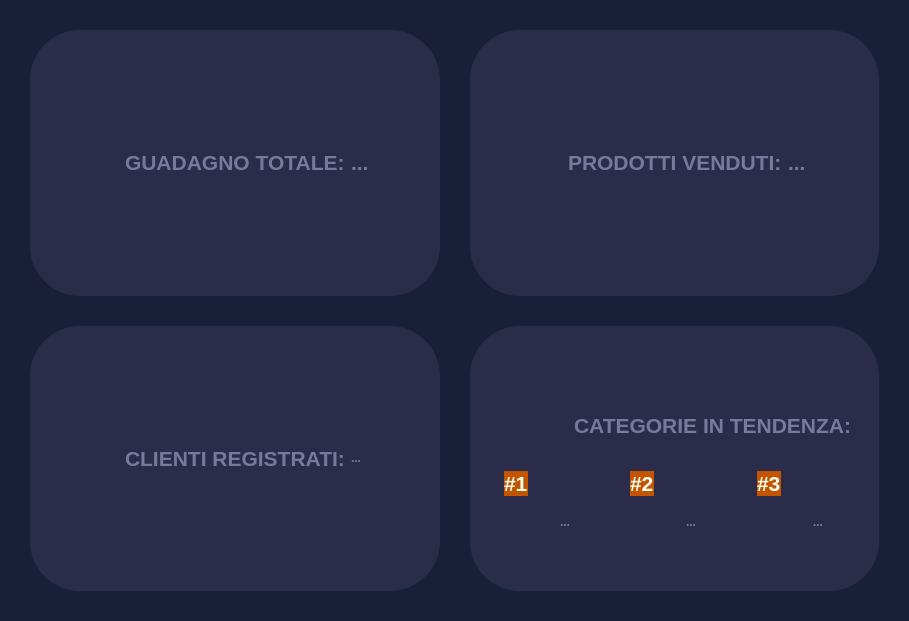
<?xml version="1.0" encoding="UTF-8"?>
<ui version="4.0">
 <class>StatisticheContent</class>
 <widget class="QWidget" name="StatisticheContent">
  <property name="geometry">
   <rect>
    <x>0</x>
    <y>0</y>
    <width>909</width>
    <height>621</height>
   </rect>
  </property>
  <property name="windowTitle">
   <string>Form</string>
  </property>
  <property name="styleSheet">
   <string notr="true">#StatisticheContent{
	background-color:#1a1f39;
}
QFrame{
	color:#78799c;
	background-color:#2a2c49;
	border-radius: 50%;
}
QPushButton{
	color:#78799c;
	background-color:#2a2c49;
	border: 0px;
}
QLabel{
	color:#78799c;
	background-color:#2a2c49;
	border-radius: 50%;
    font-weight: bold;
}</string>
  </property>
  <layout class="QGridLayout" name="gridLayout">
   <property name="leftMargin">
    <number>30</number>
   </property>
   <property name="topMargin">
    <number>30</number>
   </property>
   <property name="rightMargin">
    <number>30</number>
   </property>
   <property name="bottomMargin">
    <number>30</number>
   </property>
   <property name="spacing">
    <number>30</number>
   </property>
   <item row="0" column="1">
    <widget class="QFrame" name="topleft">
     <property name="maximumSize">
      <size>
       <width>700</width>
       <height>500</height>
      </size>
     </property>
     <property name="styleSheet">
      <string notr="true"/>
     </property>
     <property name="frameShape">
      <enum>QFrame::StyledPanel</enum>
     </property>
     <property name="frameShadow">
      <enum>QFrame::Plain</enum>
     </property>
     <layout class="QHBoxLayout" name="horizontalLayout_4">
      <item>
       <widget class="QPushButton" name="pushButton">
        <property name="text">
         <string notr="true"/>
        </property>
        <property name="icon">
         <iconset resource="../resources.qrc">
          <normaloff>:/purpleIcons/assets/#78799c(purple) icons/dollar-sign.svg</normaloff>:/purpleIcons/assets/#78799c(purple) icons/dollar-sign.svg</iconset>
        </property>
        <property name="iconSize">
         <size>
          <width>48</width>
          <height>48</height>
         </size>
        </property>
       </widget>
      </item>
      <item alignment="Qt::AlignRight|Qt::AlignVCenter">
       <widget class="QLabel" name="label">
        <property name="font">
         <font>
          <family>Leelawadee UI</family>
          <bold>true</bold>
         </font>
        </property>
        <property name="frameShape">
         <enum>QFrame::StyledPanel</enum>
        </property>
        <property name="text">
         <string>&lt;html&gt;&lt;head/&gt;&lt;body&gt;&lt;p&gt;&lt;span style=&quot; font-size:16pt; font-weight:700;&quot;&gt;GUADAGNO TOTALE:&lt;/span&gt;&lt;/p&gt;&lt;/body&gt;&lt;/html&gt;</string>
        </property>
       </widget>
      </item>
      <item alignment="Qt::AlignLeft|Qt::AlignVCenter">
       <widget class="QLabel" name="guadagnoTotaleLabel">
        <property name="maximumSize">
         <size>
          <width>16777215</width>
          <height>100</height>
         </size>
        </property>
        <property name="font">
         <font>
          <family>Leelawadee UI</family>
          <bold>true</bold>
         </font>
        </property>
        <property name="text">
         <string>&lt;html&gt;&lt;head/&gt;&lt;body&gt;&lt;p&gt;&lt;span style=&quot; font-size:16pt; font-weight:700;&quot;&gt;...&lt;/span&gt;&lt;/p&gt;&lt;/body&gt;&lt;/html&gt;</string>
        </property>
       </widget>
      </item>
     </layout>
    </widget>
   </item>
   <item row="1" column="1">
    <widget class="QFrame" name="botleft">
     <property name="maximumSize">
      <size>
       <width>700</width>
       <height>500</height>
      </size>
     </property>
     <property name="frameShape">
      <enum>QFrame::StyledPanel</enum>
     </property>
     <property name="frameShadow">
      <enum>QFrame::Plain</enum>
     </property>
     <layout class="QHBoxLayout" name="horizontalLayout_2">
      <item>
       <widget class="QPushButton" name="pushButton_3">
        <property name="text">
         <string/>
        </property>
        <property name="icon">
         <iconset resource="../resources.qrc">
          <normaloff>:/purpleIcons/assets/#78799c(purple) icons/users.svg</normaloff>:/purpleIcons/assets/#78799c(purple) icons/users.svg</iconset>
        </property>
        <property name="iconSize">
         <size>
          <width>48</width>
          <height>48</height>
         </size>
        </property>
       </widget>
      </item>
      <item>
       <widget class="QLabel" name="label_5">
        <property name="text">
         <string>&lt;html&gt;&lt;head/&gt;&lt;body&gt;&lt;p&gt;&lt;span style=&quot; font-size:16pt; font-weight:700;&quot;&gt;CLIENTI REGISTRATI:&lt;/span&gt;&lt;/p&gt;&lt;/body&gt;&lt;/html&gt;</string>
        </property>
       </widget>
      </item>
      <item>
       <widget class="QLabel" name="clientiProprietariLabel">
        <property name="maximumSize">
         <size>
          <width>16777215</width>
          <height>100</height>
         </size>
        </property>
        <property name="text">
         <string>...</string>
        </property>
       </widget>
      </item>
     </layout>
    </widget>
   </item>
   <item row="1" column="2">
    <widget class="QFrame" name="botright">
     <property name="maximumSize">
      <size>
       <width>700</width>
       <height>500</height>
      </size>
     </property>
     <property name="frameShape">
      <enum>QFrame::StyledPanel</enum>
     </property>
     <property name="frameShadow">
      <enum>QFrame::Plain</enum>
     </property>
     <layout class="QVBoxLayout" name="verticalLayout">
      <item alignment="Qt::AlignBottom">
       <widget class="QFrame" name="frame">
        <property name="frameShape">
         <enum>QFrame::StyledPanel</enum>
        </property>
        <property name="frameShadow">
         <enum>QFrame::Raised</enum>
        </property>
        <layout class="QHBoxLayout" name="horizontalLayout_5">
         <item>
          <widget class="QFrame" name="frame_2">
           <property name="frameShape">
            <enum>QFrame::StyledPanel</enum>
           </property>
           <property name="frameShadow">
            <enum>QFrame::Raised</enum>
           </property>
           <layout class="QHBoxLayout" name="horizontalLayout_6">
            <item>
             <widget class="QPushButton" name="pushButton_4">
              <property name="text">
               <string/>
              </property>
              <property name="icon">
               <iconset resource="../resources.qrc">
                <normaloff>:/purpleIcons/assets/#78799c(purple) icons/trending-up.svg</normaloff>:/purpleIcons/assets/#78799c(purple) icons/trending-up.svg</iconset>
              </property>
              <property name="iconSize">
               <size>
                <width>48</width>
                <height>48</height>
               </size>
              </property>
             </widget>
            </item>
           </layout>
          </widget>
         </item>
         <item>
          <widget class="QFrame" name="frame_3">
           <property name="frameShape">
            <enum>QFrame::StyledPanel</enum>
           </property>
           <property name="frameShadow">
            <enum>QFrame::Raised</enum>
           </property>
           <layout class="QHBoxLayout" name="horizontalLayout_7">
            <item>
             <widget class="QLabel" name="label_2">
              <property name="text">
               <string>&lt;html&gt;&lt;head/&gt;&lt;body&gt;&lt;p&gt;&lt;span style=&quot; font-size:16pt;&quot;&gt;CATEGORIE IN TENDENZA:&lt;/span&gt;&lt;/p&gt;&lt;/body&gt;&lt;/html&gt;</string>
              </property>
             </widget>
            </item>
           </layout>
          </widget>
         </item>
        </layout>
       </widget>
      </item>
      <item>
       <widget class="QFrame" name="frame_4">
        <property name="frameShape">
         <enum>QFrame::StyledPanel</enum>
        </property>
        <property name="frameShadow">
         <enum>QFrame::Raised</enum>
        </property>
        <layout class="QHBoxLayout" name="horizontalLayout">
         <item alignment="Qt::AlignHCenter|Qt::AlignTop">
          <widget class="QLabel" name="label_4">
           <property name="styleSheet">
            <string notr="true">background-color:#c45500</string>
           </property>
           <property name="text">
            <string>&lt;html&gt;&lt;head/&gt;&lt;body&gt;&lt;p&gt;&lt;span style=&quot; font-size:16pt; color:#fbffef;&quot;&gt;#1&lt;/span&gt;&lt;/p&gt;&lt;/body&gt;&lt;/html&gt;</string>
           </property>
          </widget>
         </item>
         <item>
          <widget class="QFrame" name="frame_7">
           <property name="frameShape">
            <enum>QFrame::StyledPanel</enum>
           </property>
           <property name="frameShadow">
            <enum>QFrame::Raised</enum>
           </property>
           <layout class="QVBoxLayout" name="verticalLayout_2">
            <item>
             <widget class="QLabel" name="cat1">
              <property name="text">
               <string>...</string>
              </property>
             </widget>
            </item>
           </layout>
          </widget>
         </item>
         <item alignment="Qt::AlignHCenter|Qt::AlignTop">
          <widget class="QLabel" name="label_6">
           <property name="styleSheet">
            <string notr="true">background-color:#c45500</string>
           </property>
           <property name="text">
            <string>&lt;html&gt;&lt;head/&gt;&lt;body&gt;&lt;p&gt;&lt;span style=&quot; font-size:16pt; color:#fbffef;&quot;&gt;#2&lt;/span&gt;&lt;/p&gt;&lt;/body&gt;&lt;/html&gt;</string>
           </property>
          </widget>
         </item>
         <item>
          <widget class="QFrame" name="frame_5">
           <property name="frameShape">
            <enum>QFrame::StyledPanel</enum>
           </property>
           <property name="frameShadow">
            <enum>QFrame::Raised</enum>
           </property>
           <layout class="QVBoxLayout" name="verticalLayout_4">
            <item>
             <widget class="QLabel" name="cat2">
              <property name="text">
               <string>...</string>
              </property>
             </widget>
            </item>
           </layout>
          </widget>
         </item>
         <item alignment="Qt::AlignHCenter|Qt::AlignTop">
          <widget class="QLabel" name="label_7">
           <property name="styleSheet">
            <string notr="true">background-color:#c45500</string>
           </property>
           <property name="text">
            <string>&lt;html&gt;&lt;head/&gt;&lt;body&gt;&lt;p&gt;&lt;span style=&quot; font-size:16pt; color:#fbffef;&quot;&gt;#3&lt;/span&gt;&lt;/p&gt;&lt;/body&gt;&lt;/html&gt;</string>
           </property>
          </widget>
         </item>
         <item>
          <widget class="QFrame" name="frame_6">
           <property name="frameShape">
            <enum>QFrame::StyledPanel</enum>
           </property>
           <property name="frameShadow">
            <enum>QFrame::Raised</enum>
           </property>
           <layout class="QVBoxLayout" name="verticalLayout_3">
            <item>
             <widget class="QLabel" name="cat3">
              <property name="text">
               <string>...</string>
              </property>
             </widget>
            </item>
           </layout>
          </widget>
         </item>
        </layout>
       </widget>
      </item>
     </layout>
    </widget>
   </item>
   <item row="0" column="2">
    <widget class="QFrame" name="topright">
     <property name="maximumSize">
      <size>
       <width>700</width>
       <height>500</height>
      </size>
     </property>
     <property name="frameShape">
      <enum>QFrame::StyledPanel</enum>
     </property>
     <property name="frameShadow">
      <enum>QFrame::Plain</enum>
     </property>
     <layout class="QHBoxLayout" name="horizontalLayout_3">
      <item>
       <widget class="QPushButton" name="pushButton_2">
        <property name="text">
         <string/>
        </property>
        <property name="icon">
         <iconset resource="../resources.qrc">
          <normaloff>:/purpleIcons/assets/#78799c(purple) icons/shopping-bag.svg</normaloff>:/purpleIcons/assets/#78799c(purple) icons/shopping-bag.svg</iconset>
        </property>
        <property name="iconSize">
         <size>
          <width>48</width>
          <height>48</height>
         </size>
        </property>
       </widget>
      </item>
      <item alignment="Qt::AlignRight">
       <widget class="QLabel" name="label_3">
        <property name="font">
         <font>
          <family>Leelawadee UI</family>
          <bold>true</bold>
         </font>
        </property>
        <property name="text">
         <string>&lt;html&gt;&lt;head/&gt;&lt;body&gt;&lt;p&gt;&lt;span style=&quot; font-size:16pt; font-weight:700;&quot;&gt;PRODOTTI VENDUTI:&lt;/span&gt;&lt;/p&gt;&lt;/body&gt;&lt;/html&gt;</string>
        </property>
       </widget>
      </item>
      <item>
       <widget class="QLabel" name="prodottiVendutiLabel">
        <property name="maximumSize">
         <size>
          <width>16777215</width>
          <height>100</height>
         </size>
        </property>
        <property name="font">
         <font>
          <family>Leelawadee UI</family>
          <pointsize>16</pointsize>
          <bold>true</bold>
         </font>
        </property>
        <property name="text">
         <string>&lt;html&gt;&lt;head/&gt;&lt;body&gt;&lt;p&gt;&lt;span style=&quot; font-weight:700;&quot;&gt;...&lt;/span&gt;&lt;/p&gt;&lt;/body&gt;&lt;/html&gt;</string>
        </property>
       </widget>
      </item>
     </layout>
    </widget>
   </item>
  </layout>
 </widget>
 <resources>
  <include location="../resources.qrc"/>
 </resources>
 <connections/>
</ui>
